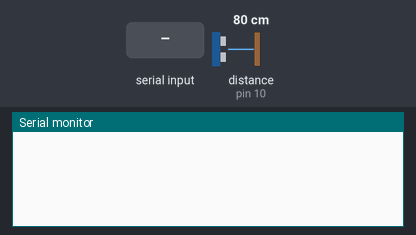
Recording of a sketch running on a simulated Arduino Uno, built with avr-gcc and run on an emulated ATmega328P. Parts: the last lines printed to the serial monitor. Inputs (shaded band) come from the test bench; at power-on: distance to the obstacle (sensor on pin 10) 80 cm. The echo pulse lasts 58.3 µs per cm.

Above: at 1.2 s.
1.3 s: "90,45\n" received over Serial
At 2.2 s:
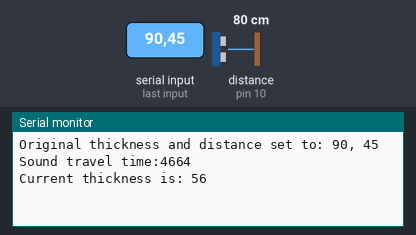
2.8 s: distance to the obstacle (sensor on pin 10) set to 2 cm
At 3.9 s:
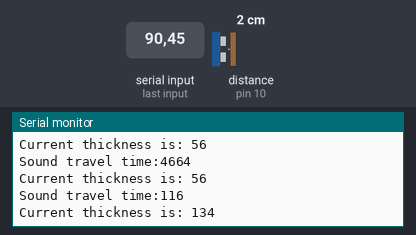
4.3 s: distance to the obstacle (sensor on pin 10) set to 4 cm
At 4.8 s:
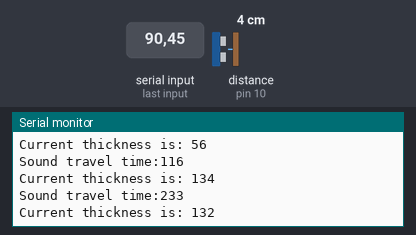
Timing chart, 0 to 7.3 s (numbered marks = the images above; inputs shaded):
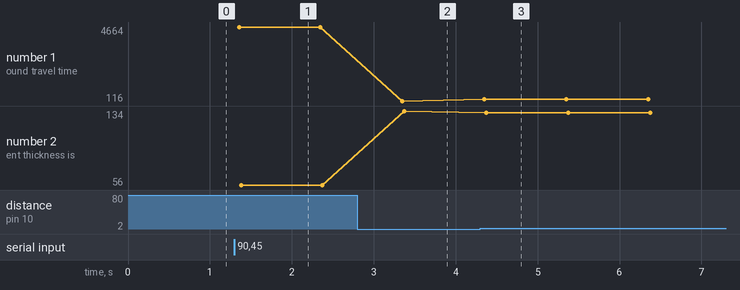

Measured:
- after the input at 1.3 s, the serial monitor: prints a new line at once (image 1)
- after the input at 2.8 s, the serial monitor: prints a new line after 0.55 s (image 2)
- after the input at 4.3 s, the serial monitor: prints a new line after 0.05 s (image 3)
- plotted number 1: 4664 → 116 after the input at 2.8 s, 116 → 233 after the input at 4.3 s
- plotted number 2: 56 → 134 after the input at 2.8 s, 134 → 132 after the input at 4.3 s

The sketch:

usonic.ino
```cpp
  const int trigPin = 9;
  const int echoPin = 10;
  long duration;
  int distance;
  int trvaelt;
  int ogthick;
  int currthick;
  int dist_tot;
  int og_dist;
  boolean measureThickness = false; // New variable to control measurement

  void setup() {
    pinMode(trigPin, OUTPUT);
    pinMode(echoPin, INPUT);
    Serial.begin(9600);
  }

  void loop() {
    if (!measureThickness) {
      // Wait for user input for original thickness and distance
      if (Serial.available() > 1) {
        ogthick = Serial.parseInt();
        og_dist = Serial.parseInt(); // Read the user input as integers
        Serial.print("Original thickness and distance set to: ");
        Serial.print(ogthick);
        Serial.print(", ");
        Serial.println(og_dist);
        measureThickness = true; // Start measuring thickness
      }
    } else {
      digitalWrite(trigPin, LOW);
      delayMicroseconds(2);
      digitalWrite(trigPin, HIGH);
      delayMicroseconds(10);
      digitalWrite(trigPin, LOW);

      duration = pulseIn(echoPin, HIGH);
      Serial.print("Sound travel time:");
      Serial.println(duration);

      distance = duration * 0.034 / 2;
      dist_tot = og_dist + ogthick;
      currthick = dist_tot - distance;
      Serial.print("Current thickness is: ");
      Serial.println(currthick);
      delay(1000);
    }
  }
```
